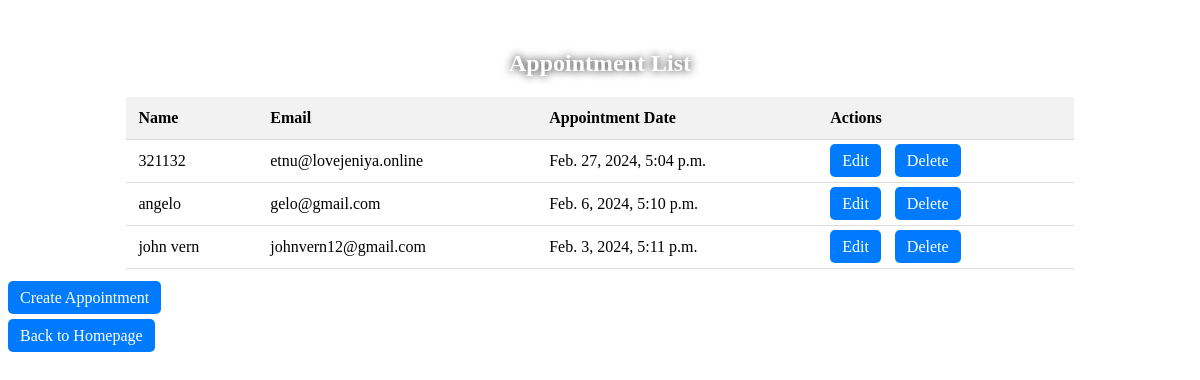
The page /appointments/ (signed in) on the database as committed earlier.
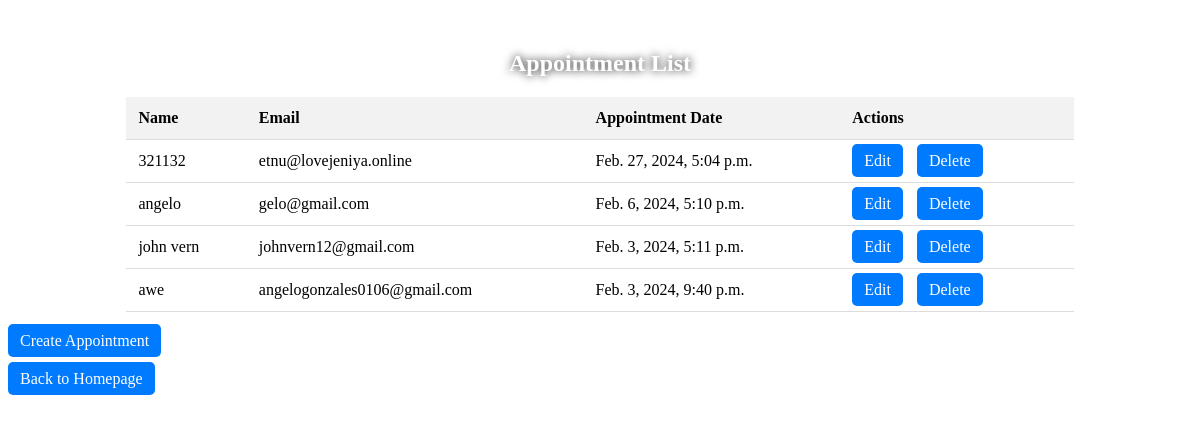
The same page on the database as committed later.
### webapp/models.py (models this page shows, shortened)
class Appointment(models.Model):
    name = models.CharField(max_length=100)
    email = models.EmailField()
    appointment_date = models.DateTimeField()

### webapp/views.py (the view)
# urls.py: path('appointments/', appointment_list, name='appointment_list'),
@login_required
def appointment_list(request):
    appointments = Appointment.objects.all()
    return render(request, 'pages/appointment_list.html', {'appointments': appointments})

### webapp/templates/pages/appointment_list.html (shortened to what this page needs)
<!DOCTYPE html>
<html>
<head>
</head>
<body>
    <div class="Appointment">
        <h2>Appointment List</h2>
    </div>
    <table>
        <thead>
            <tr>
                <th>Name</th>
                <th>Email</th>
                <th>Appointment Date</th>
                <th>Actions</th>
            </tr>
        </thead>
        <tbody>
            {% for appointment in appointments %}
                <tr>
                    <td>{{ appointment.name }}</td>
                    <td>{{ appointment.email }}</td>
                    <td>{{ appointment.appointment_date }}</td>
                    <td>
                        <a href="{% url 'edit_appointment' pk=appointment.pk %}">Edit</a>
                        <a href="{% url 'delete_appointment' pk=appointment.pk %}" onclick="return confirm('Are you sure you want to delete this appointment?')">Delete</a>
                    </td>
                </tr>
            {% endfor %}
        </tbody>
    </table>
    <div class="action-buttons">
        <a href="{% url 'create_appointment' %}">Create Appointment</a>
    </div>
    <div class="back-button">
        <a href="/">Back to Homepage</a>
    </div>
</body>
</html>

Rows that differ between the two databases and show on the page:
added Appointment: name "awe", email "angelogonzales0106@gmail.com", appointment_date "Feb. 3, 2024, 9:40 p.m."
